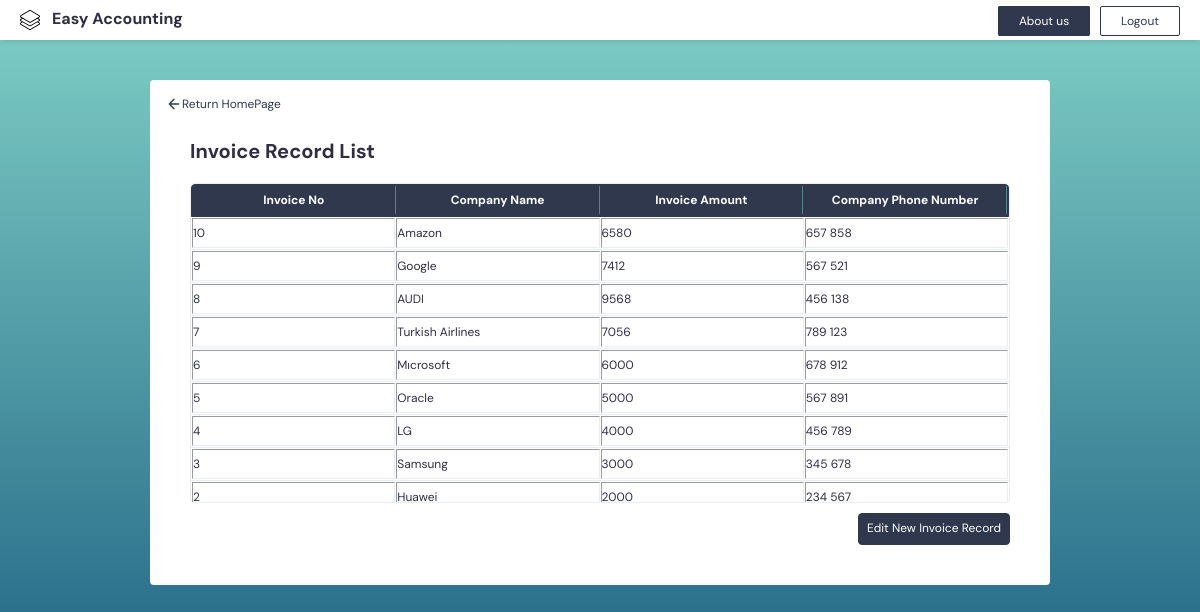
The page /Invoice.php (signed in) on the database its author committed.
### tables this page shows
CREATE TABLE `invoices` (
  `invoice_id` int(11) NOT NULL,
  `user_id` int(11) NOT NULL,
  `invoice_no` int(255) NOT NULL,
  `company_name` varchar(255) NOT NULL,
  `invoice_amount` int(255) NOT NULL,
  `company_phone_number` varchar(255) NOT NULL,
  `create_date` datetime NOT NULL DEFAULT current_timestamp()
);

### Invoice.php (the view, shortened to what this page needs)
<?php
require "config.php";
$id = $_SESSION["userData"]["user_id"];
$s = "select invoice_no, company_name,invoice_amount, company_phone_number,users.username from invoices INNER JOIN users ON invoices.user_id = users.user_id WHERE invoices.user_id = '$id' ORDER BY create_date DESC";
$result = mysqli_query($con, $s);
?>
<html>
<head>
</head>
<head>
    <link rel="stylesheet" type="text/css" href="./assets/main.css" />
    <link
        rel="stylesheet"
        type="text/css"
        href="https://cdnjs.cloudflare.com/ajax/libs/normalize/8.0.1/normalize.min.css"
    />
</head>
<body>
    <main class="record-list">
        <div class="nav-bar">
            <div class="nav-header">Easy Accounting</div>
            <div class="nav-right">
                <a class="nav-link" href="About_us.php">About us</a>
                <a class="logout-btn" href="Logout.php">Logout</a>
            </div>
        </div>
        <div class="page-content">
            <a class="home-link" href="Home.php">
                <span>
                    <svg xmlns="http://www.w3.org/2000/svg" viewBox="0 0 24 24" fill="none" stroke="currentColor" stroke-width="2" stroke-linecap="round" stroke-linejoin="round" class="feather feather-arrow-left"><path d="M19 12H5M12 19l-7-7 7-7"/></svg>
                </span>
                Return HomePage
            </a>
            <p class="content-header">Invoice Record List</p>
            <table width="600" border="1" cellpaddin="1" cellspacing="1">
                <thead>
                    <tr>
                        <th>Invoice No</th>
                        <th>Company Name</th>
                        <th>Invoice Amount</th>
                        <th>Company Phone Number</th>
                </thead>
                <tbody>
                    <?php
                        while ($invoice = mysqli_fetch_assoc($result)) {
                            echo "<tr>";
                            echo "<td>" . $invoice['invoice_no'] . "</td>";
                            echo "<td>" . $invoice['company_name'] . "</td>";
                            echo "<td>" . $invoice['invoice_amount'] . "</td>";
                            echo "<td>" . $invoice['company_phone_number'] . "</td>";
                            echo "</tr>";
                        }
                    ?>
                </tbody>
            </table>
            <a class="page-link" href="Add_Invoice.php">Edit New Invoice Record</a>
        </div>
    </main>
</body>
</html>

### assets/main.css (style rules this page uses)
* { -webkit-box-sizing: border-box; box-sizing: border-box; }
:root { font-size: 14px; font-family: 'DM Sans', sans-serif; -webkit-font-smoothing: antialiased; -moz-osx-font-smoothing: grayscale; color: #2f2e41; }
body { width: 100%; height: 100vh; margin: 0; background-image: -webkit-gradient(linear, left bottom, left top, from(#13547a), to(#80d0c7)); background-image: linear-gradient(0deg, #13547a 0%, #80d0c7 100%); background-repeat: no-repeat; overflow: hidden; display: -webkit-box; display: -ms-flexbox; display: flex; -webkit-box-orient: vertical; -webkit-box-direction: normal; -ms-flex-direction: column; flex-direction: column; }
.page-content { position: relative; background-color: #fff; border-radius: 4px; max-width: 900px; width: 100%; height: auto; max-height: 80vh; margin: 40px auto; padding: 40px; overflow-y: auto; overflow-x: hidden; }
.nav-bar { display: -webkit-box; display: -ms-flexbox; display: flex; -webkit-box-pack: justify; -ms-flex-pack: justify; justify-content: space-between; -webkit-box-align: center; -ms-flex-align: center; align-items: center; width: 100%; background: #fff; padding: 10px 20px; -webkit-box-shadow: 0 2px 6px -2px rgba(0, 0, 0, 0.2); box-shadow: 0 2px 6px -2px rgba(0, 0, 0, 0.2); }
.nav-header { font-size: 16px; font-weight: 700; }
.nav-header:before { content: ''; display: inline-block; background-repeat: no-repeat; vertical-align: middle; background-size: 20px; width: 20px; height: 20px; margin-right: 12px; left: 0; }
.content-header { font-size: 20px; font-weight: 700; }
.btn-record, .page-link { float: right; border: 1px solid #27E784; background-color: #27E784; color: #fff; padding: 8px; cursor: pointer; border-radius: 4px; min-width: 100px; }
.page-link { text-decoration: none; font-size: 12px; }
.page-content .page-link { background-color: #2f384d; border-color: #2f384d; }
.nav-bar a { text-decoration: none; font-size: 12px; padding: 6px 20px; -webkit-transition: .2s ease-in; transition: .2s ease-in; border-radius: 2px; border: 1px solid #2f384d; }
.nav-bar a:not(:last-child) { margin: 0 6px; }
.nav-link { background-color: #2f384d; color: #fff; -webkit-transition: .2s ease-in; transition: .2s ease-in; }
.home-link { position: absolute; text-decoration: none; color: #2f384d; font-size: 12px; display: -webkit-box; display: -ms-flexbox; display: flex; -webkit-box-align: center; -ms-flex-align: center; align-items: center; line-height: 16px; top: 16px; left: 16px; }
.home-link span { width: 16px; height: 16px; }
.home-link svg { width: 16px; height: 16px; }
.logout-btn { padding: 6px 20px; color: #2f384d; -webkit-transition: .2s ease-in; transition: .2s ease-in; border-radius: 2px; }
th, td { padding: 6px 0; }
thead th:not(:last-child), thead th:not(:first-child) { border-right: 1px solid #57838A; }
table { width: 100%; border: 1px solid #E9EFF0; border-radius: 4px; display: -webkit-box; display: -ms-flexbox; display: flex; -webkit-box-orient: vertical; -webkit-box-direction: normal; -ms-flex-flow: column; flex-flow: column; height: calc(100% - 60px); width: 100%; font-size: 12px; height: 320px; margin-bottom: 10px; }
table tbody { -webkit-box-flex: 1; -ms-flex: 1 1 auto; flex: 1 1 auto; display: block; overflow-y: scroll; }
table tbody tr { width: 100%; }
table thead, table tbody tr { display: table; table-layout: fixed; }
table tbody tr:not(:last-child) { border-bottom: 1px solid #E9EFF0; }
table thead { -webkit-box-flex: 0; -ms-flex: 0 0 auto; flex: 0 0 auto; width: 100%; background-color: #2f384d; border-top-left-radius: 4px; border-top-right-radius: 4px; border: 1px solid #2f384d; }
table thead th { color: #fff; border: 1px solid #2f384d; }
table thead tr th { background-color: #2f384d; border: none; }

### rows shown on the page
invoices: invoice_no "10", company_name "Amazon", invoice_amount "6580", company_phone_number "657 858"
invoices: invoice_no "9", company_name "Google", invoice_amount "7412", company_phone_number "567 521"
invoices: invoice_no "8", company_name "AUDI", invoice_amount "9568", company_phone_number "456 138"
invoices: invoice_no "7", company_name "Turkish Airlines", invoice_amount "7056", company_phone_number "789 123"
invoices: invoice_no "6", company_name "Mıcrosoft", invoice_amount "6000", company_phone_number "678 912"
invoices: invoice_no "5", company_name "Oracle", invoice_amount "5000", company_phone_number "567 891"
invoices: invoice_no "4", company_name "LG", invoice_amount "4000", company_phone_number "456 789"
invoices: invoice_no "3", company_name "Samsung", invoice_amount "3000", company_phone_number "345 678"
invoices: invoice_no "2", company_name "Huawei", invoice_amount "2000", company_phone_number "234 567"
